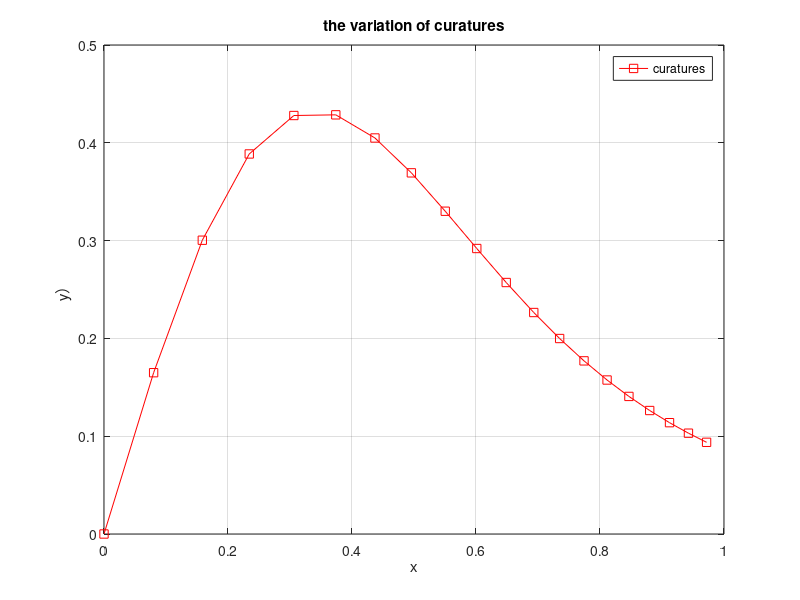

MATLAB code to generate this figure: (Note: this script raises an error after producing the figure.)
clear all;

f = @(x) x.^3 + x;
f_p = @(x) 3*x.^2 + 1;
f_2_prime = @(x) 6*x;
% 定义曲率和弧长微分函数
curvature = @(x) abs(f_2_prime(x)) ./ (1 + f_p(x).^2).^1.5;
ds = @(x) sqrt(1 + f_p(x).^2);
% 计算总弧长
total_length = integral(ds, 0, 1);
% 样本数量（例如，曲线上的 10 个样本）
num_samples = 20;
sample_spacing = total_length / num_samples;
% 找到对应于等弧长间距的 x 值
x_samples = 0;  % 从 x = 0 开始
current_length = 0;
% 用数值积分找到对应于给定弧长的 x 的函数
 length_to_x = @(target_length) fzero(@(x) integral(ds, 0, x) - target_length, [0, 1]);
% 计算等弧长分布的 x 样本
for i = 1:num_samples-1
    current_length = current_length + sample_spacing;
    x_sample =  length_to_x(current_length);
    x_samples = [x_samples, x_sample];
end
% 计算这些 x 样本的曲率
 k_fx = arrayfun(curvature, x_samples);
% 显示结果
x_samples;
 k_fx;
% 绘制曲率变化图
figure
plot(x_samples,  k_fx, 'rs-', 'DisplayName', 'curatures')
title('the variation of curatures')
xlabel('x')
ylabel('y）')
grid on
legend
% 重构曲线
[x_recon, y_recon] = reconstruct_curve_from_curvature(x_samples,  k_fx, pi/4);
x_fine = linspace(0, 1, 500);
 k_fx_fine = arrayfun(curvature, x_fine);
y_fine = arrayfun(f, x_fine);
% 绘制原始和重构曲线以及曲率分布
figure
subplot(2, 1, 1)
plot(x_fine, y_fine, 'r--', 'DisplayName', 'original line')
hold on
plot(x_recon, y_recon, 'g-', 'DisplayName', 'reconstructed line')
title('original line and reconstructed line ')
xlabel('X')
ylabel('Y')
legend
grid on
subplot(2, 1, 2)
plot(x_fine,  k_fx_fine, 'g-', 'DisplayName', 'the curvatures of original line')
hold on
scatter(x_samples,  k_fx, 'filled', 'r', 'DisplayName', 'the curvatures of the sampling points')
title('the distribution of curvature')
xlabel('X')
ylabel('y')
legend
grid on

% 定义曲线重构函数
function [x_curve, y_curve] = reconstruct_curve( k_fx, initial_angle, x_positions)
    angles = zeros(size(x_positions));
    x_curve = zeros(size(x_positions));
    y_curve = zeros(size(x_positions));
    
    angles(1) = initial_angle;
    x_curve(1) = 0;
    y_curve(1) = 0;
    
    for i = 2:length(x_positions)
        dx = x_positions(i) - x_positions(i - 1);
        angles(i) = angles(i - 1) +  k_fx(i) * dx;
        x_curve(i) = x_curve(i - 1) + cos(angles(i)) * dx;
        y_curve(i) = y_curve(i - 1) + sin(angles(i)) * dx;
    end
end
%重构曲线的函数
function [x_reconstructed, y_reconstructed] = reconstruct_curve_from_curvature(x_samples,  k_fx, initial_theta)
    x_reconstructed = x_samples;
    y_reconstructed = zeros(size(x_samples));
    theta = initial_theta;
    for i = 2:length(x_samples)
        delta_x = x_samples(i) - x_samples(i - 1);
        average_curvature = 0.5 * ( k_fx(i) +  k_fx(i - 1));
        delta_theta = average_curvature * delta_x;
        theta = theta + delta_theta;
        x_reconstructed(i) = x_reconstructed(i - 1) + delta_x * cos(theta);
        y_reconstructed(i) = y_reconstructed(i - 1) + delta_x * sin(theta);
    end
end
